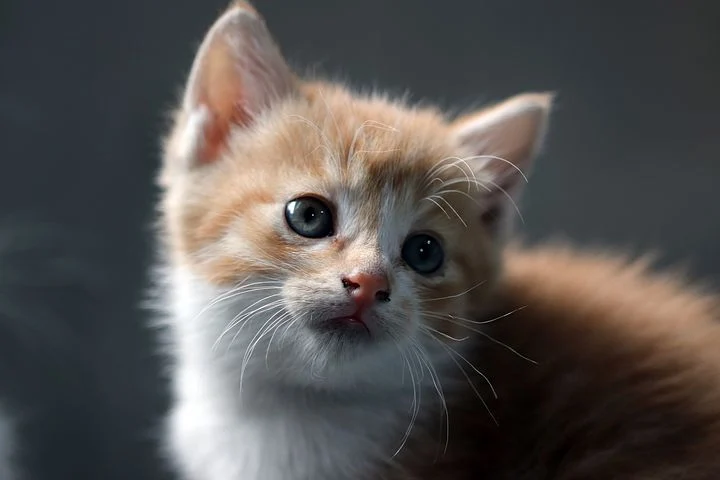
#> input picture openCV/cat.jpg, 720 x 480 px, found by its file name
$ python 8.py
#> lines starting #> are read from the running program, lines starting #| are printed output that depends on the picture
#이미지 회전

import cv2
import numpy as np

image = cv2.imread('/Users/gimminji/Desktop/2022/Python-Data-Analysis-and-Image-Processing/openCV/cat.jpg')
#> image is the input picture: shape (480, 720, 3); mean B, G, R 81.2, 83, 86.7

height, width = image.shape[:2]
#> height = 480; width = 720
print(image.shape)
#| (480, 720, 3)
print(image.shape[:2])
#| (480, 720)

M = cv2.getRotationMatrix2D((width/2, height/2), 90, 0.5)
dst = cv2.warpAffine(image,M,(width,height))
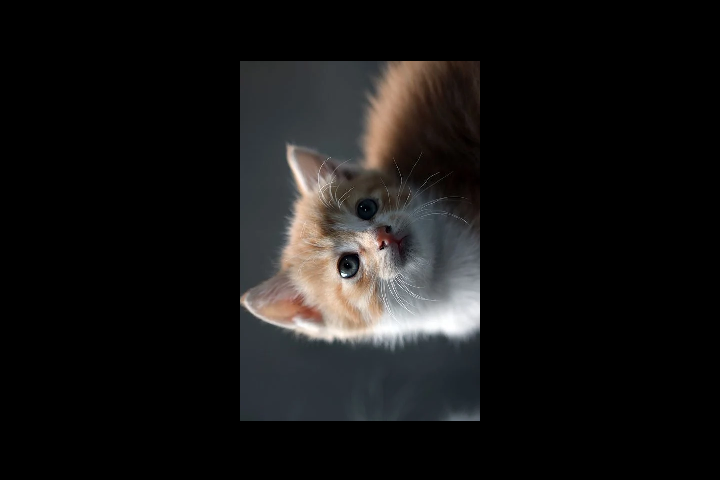
#> dst: shape (480, 720, 3); mean B, G, R 20.3, 20.8, 21.7

#cv2.imshow('Hi',dst)
#cv2.waitKey(0)

$ run again, with openCV/digits.png saved as openCV/cat.jpg
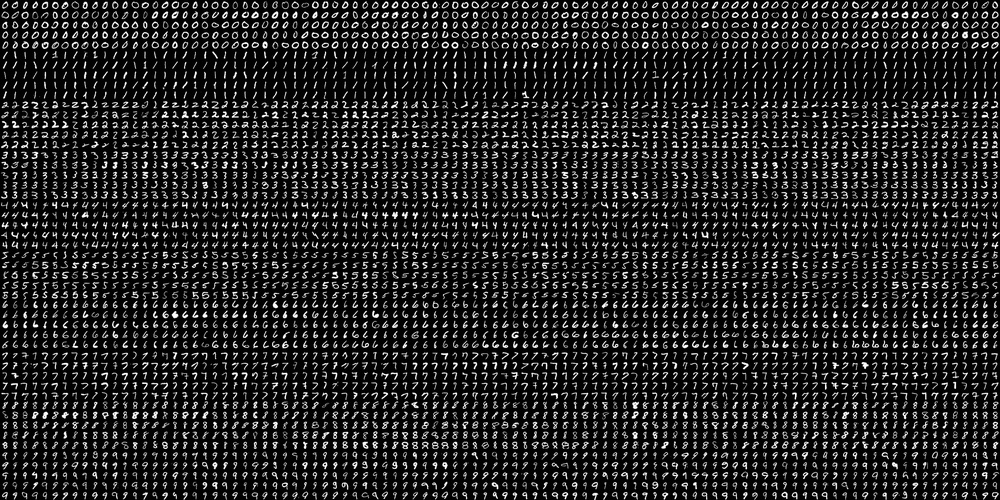
#> input picture openCV/digits.png, 1000 x 500 px, shrunk from 2000 x 1000 before the run, found by its file name
#> image is the input picture: shape (500, 1000, 3); min 0, max 255, mean 36.4
#| (500, 1000, 3)
#| (500, 1000)
#> `dst = cv2.warpAffine(image,M,(width,height))`:
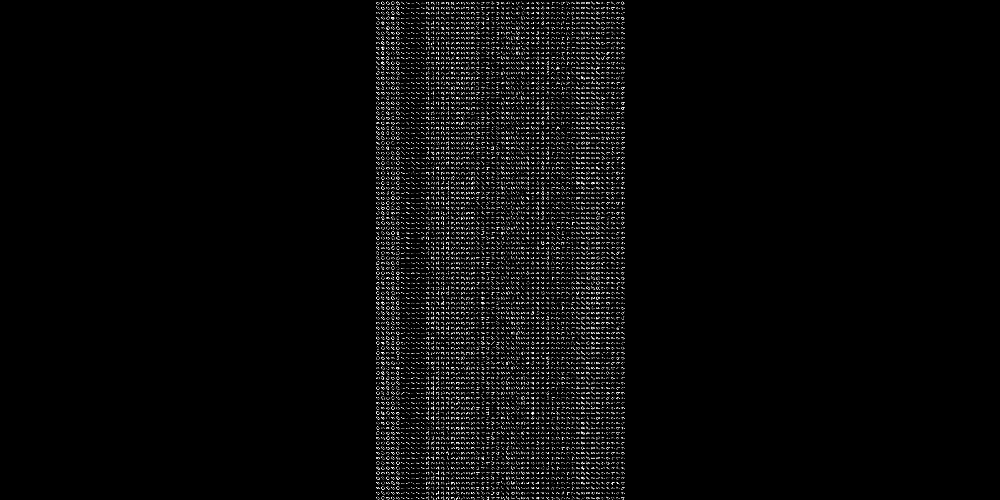
#> dst: shape (500, 1000, 3); min 0, max 255, mean 9.1
